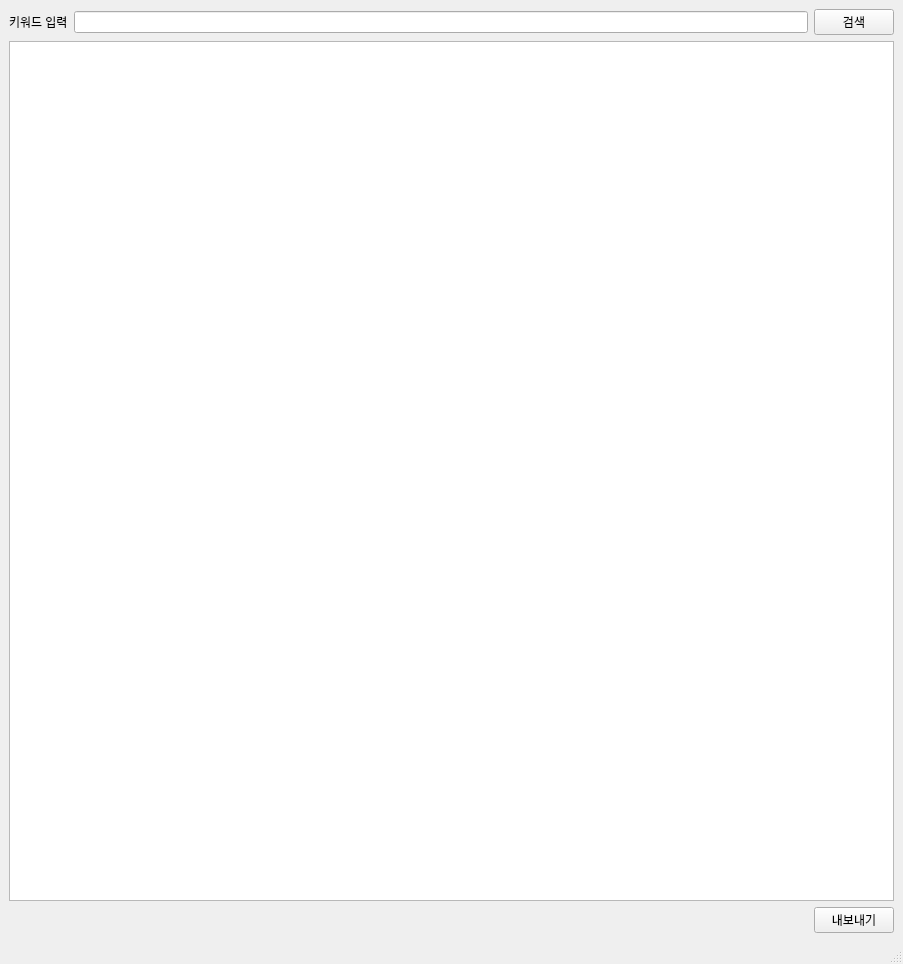
<?xml version="1.0" encoding="UTF-8"?>
<ui version="4.0">
 <class>MainWindow</class>
 <widget class="QMainWindow" name="MainWindow">
  <property name="geometry">
   <rect>
    <x>0</x>
    <y>0</y>
    <width>903</width>
    <height>964</height>
   </rect>
  </property>
  <property name="windowTitle">
   <string>MainWindow</string>
  </property>
  <widget class="QWidget" name="centralwidget">
   <layout class="QGridLayout" name="gridLayout">
    <item row="2" column="0" colspan="3">
     <widget class="QTableWidget" name="tableWidget"/>
    </item>
    <item row="1" column="2">
     <widget class="QPushButton" name="pushButton">
      <property name="text">
       <string>검색</string>
      </property>
     </widget>
    </item>
    <item row="1" column="0">
     <widget class="QLabel" name="label">
      <property name="text">
       <string>키워드 입력</string>
      </property>
     </widget>
    </item>
    <item row="1" column="1">
     <widget class="QLineEdit" name="lineEdit"/>
    </item>
    <item row="3" column="2">
     <widget class="QPushButton" name="pushButton_2">
      <property name="text">
       <string>내보내기</string>
      </property>
     </widget>
    </item>
   </layout>
  </widget>
  <widget class="QStatusBar" name="statusbar"/>
 </widget>
 <resources/>
 <connections/>
</ui>
